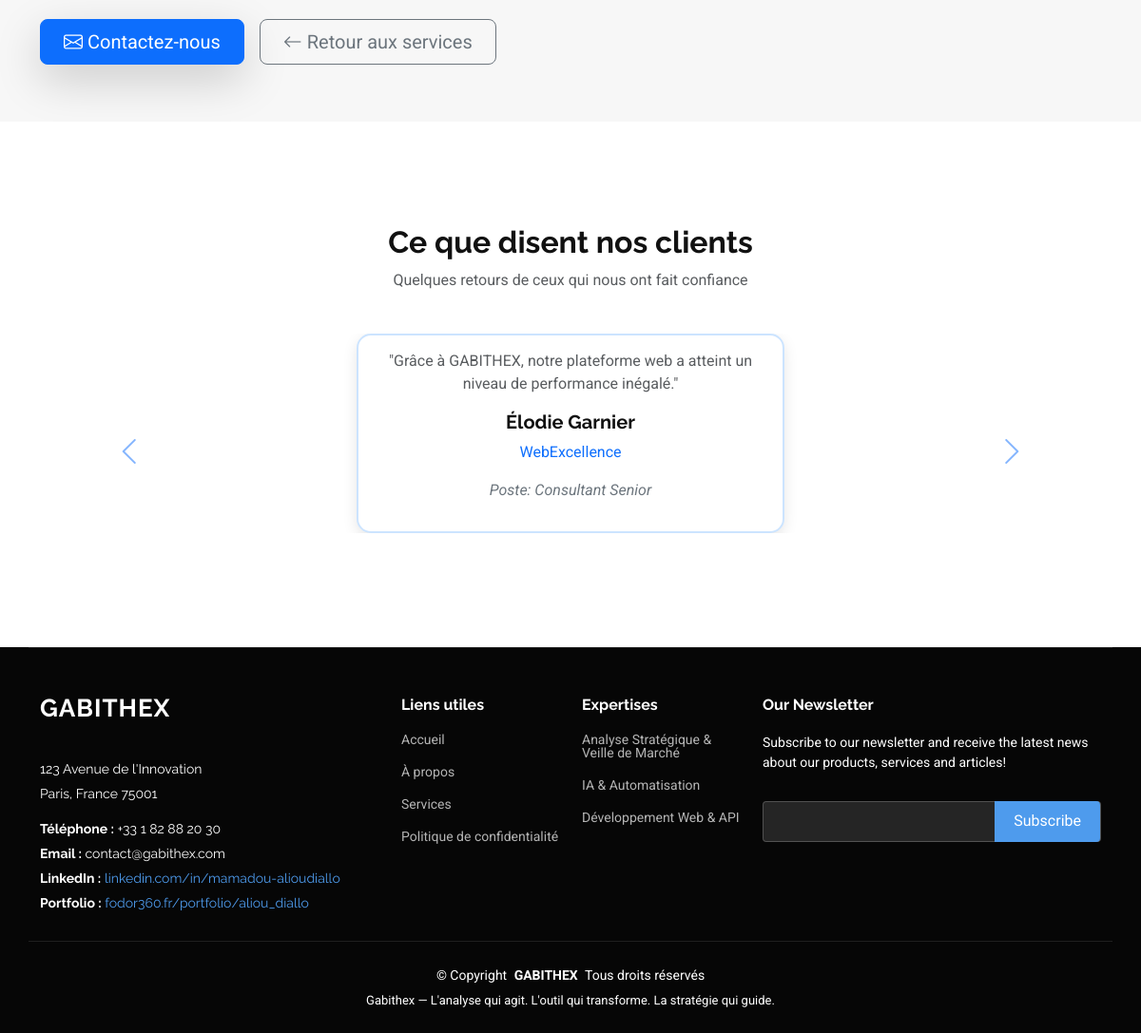
Before: /services/audit-strategique-veille-concurrentielle/ (lower part) with the older database file.
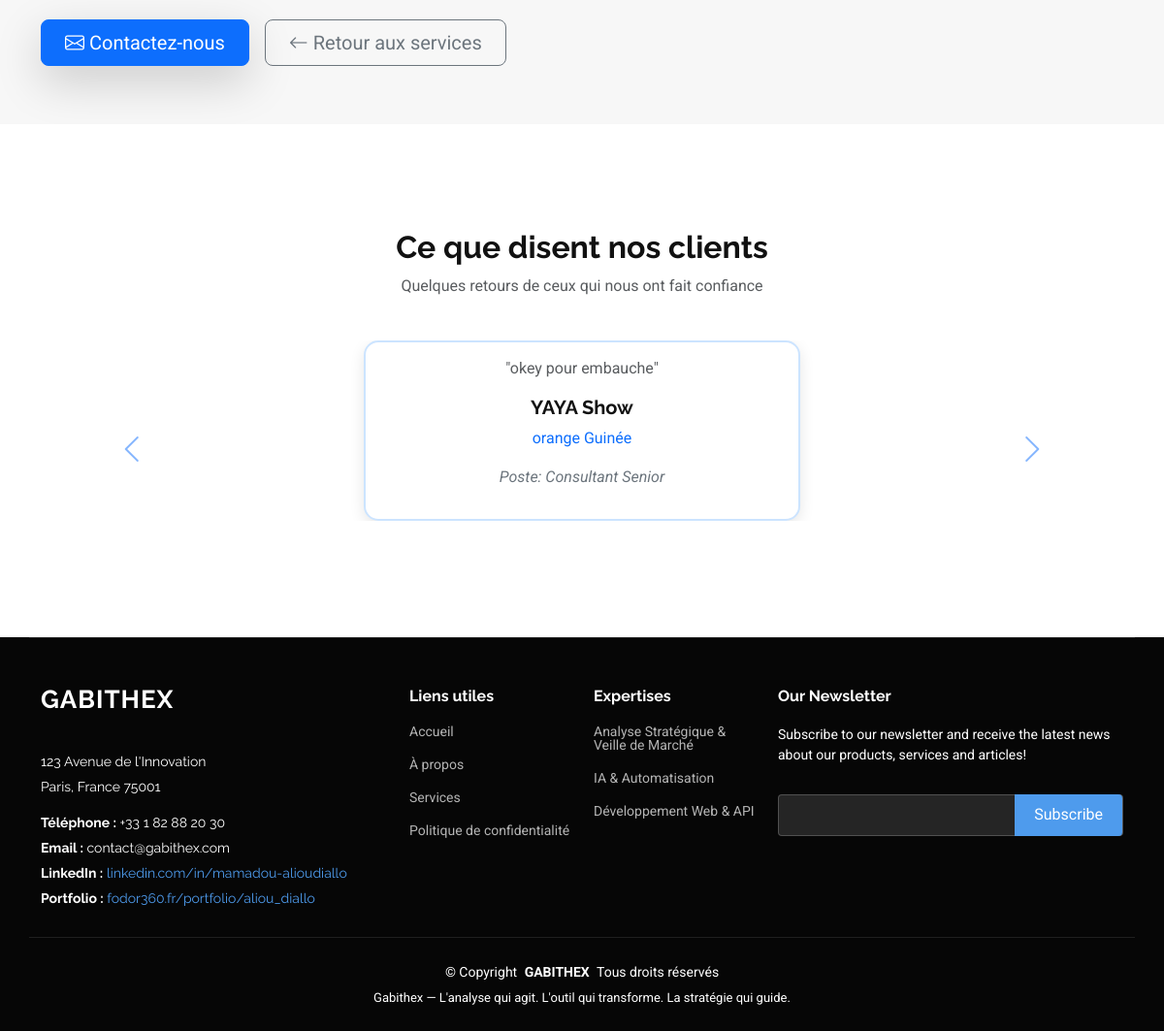
After: the same page with the newer database file.
### nene/models.py (models this page shows, shortened)
class Testimonial(models.Model):
    name = models.CharField(max_length=255, verbose_name="Nom du client")
    feedback = models.TextField(verbose_name="Témoignage")
    company = models.CharField(max_length=255, null=True, blank=True, verbose_name="Entreprise (optionnel)")
    position = models.CharField(max_length=255, null=True, blank=True, verbose_name="Poste occupé")
    created_at = models.DateTimeField(auto_now_add=True)
    is_approved = models.BooleanField(default=False)
    class Meta:
        ordering = ['-created_at']
        verbose_name = "Témoignage"
        verbose_name_plural = "Témoignages"

### nene/views.py (the view)
# urls.py: path('services/<slug:slug>/', views.service_detail, name='service_detail'),
def service_detail(request, slug):
    service = get_object_or_404(Service, slug=slug)
    service.benefits_list = service.benefits.split(",") if service.benefits else []
    testimonials = Testimonial.objects.all()[:5]  # Récupère les 5 derniers témoignages
    return render(request, 'nene/service_detail.html', {
        'service': service,
        'testimonials': testimonials,
        "timestamp": now().timestamp()
    })

### templates/nene/service_detail.html (shortened to what this page needs)
{% extends "nene/base.html" %}
{% load static %}
{% block content %}
    <section id="service-detail" class="section light-background">
        <div class="container">
            <div id="offre-detail" class="row mt-5">
                <div class="mt-4 d-flex flex-wrap gap-3">
                    <a href="{% url 'contact' %}" class="btn btn-lg btn-primary shadow-lg px-4 py-2">
                        <i class="bi bi-envelope"></i> Contactez-nous
                    </a>
                    <a href="{% url 'services' %}" class="btn btn-lg btn-outline-secondary px-4 py-2">
                        <i class="bi bi-arrow-left"></i> Retour aux services
                    </a>
                </div>
            </div>
        </div>
    </section>
    <section class="container mt-5">
        <div class="text-center" data-aos="fade-up">
            <h2 class="fw-bold">Ce que disent nos clients</h2>
            <p class="text-muted">Quelques retours de ceux qui nous ont fait confiance</p>
        </div>
        <div id="testimonialCarousel" class="carousel slide mt-4" data-bs-ride="carousel">
            <div class="carousel-inner">
                {% for testimonial in testimonials %}
                    <div class="carousel-item {% if forloop.first %}active{% endif %}">
                        <div class="testimonial-card text-center floating">
                            <p class="text-muted fs-6">"{{ testimonial.feedback }}"</p>
                            <h5 class="fw-bold">{{ testimonial.name }}</h5>
                            {% if testimonial.company %}
                                <p class="text-primary">{{ testimonial.company }}</p>
                            {% endif %}
                            <p class="text-secondary fst-italic">Poste: Consultant Senior</p>
                        </div>
                    </div>
                {% endfor %}
            </div>
            <button class="carousel-control-prev custom-nav" type="button" data-bs-target="#testimonialCarousel" data-bs-slide="prev">
                <i class="bi bi-chevron-left text-primary fs-2"></i>
            </button>
            <button class="carousel-control-next custom-nav" type="button" data-bs-target="#testimonialCarousel" data-bs-slide="next">
                <i class="bi bi-chevron-right text-primary fs-2"></i>
            </button>
        </div>
    </section>
{% endblock %}

Changed rows visible on the page:
removed Testimonial: feedback "Grâce à GABITHEX, notre plateforme web a atteint un niveau de performance inégalé.", name "Élodie Garnier", company "WebExcellence"
added Testimonial: feedback "okey pour embauche", name "YAYA Show", company "orange Guinée"
